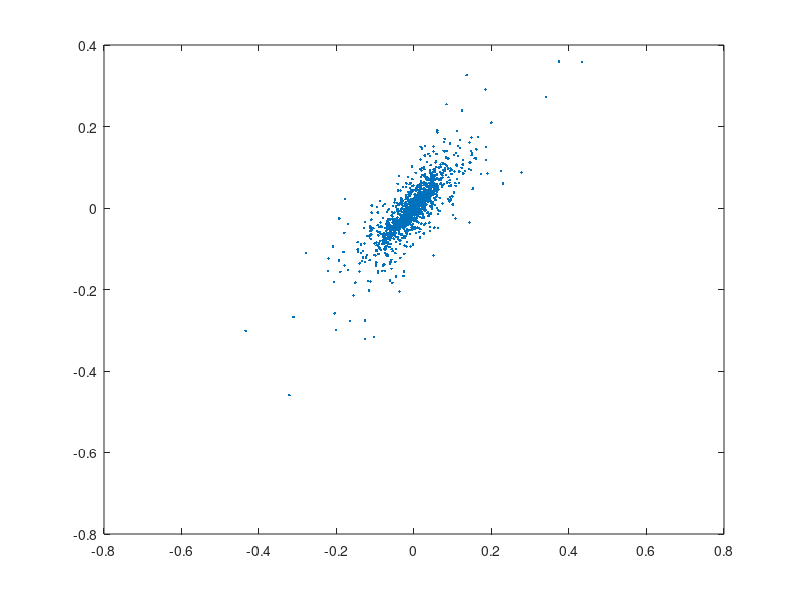

This figure's MATLAB source: (Note: this script raises an error after producing the figure.)
% ========================= 
%  Multivariate diffusion of location-dispersion ellipsoid, as described in
%  Meucci, A., (2010) "Visualizing Risk: Square-Root Rule, Covariances
%  and Ellipsoids", GARP Risk Professional, February
% 
%  Most recent version of article and code available at http://symmys.com/node/137
%  =========================

clear; clc; close all
%%%%%%%%%%%%%%%%%%%%%%%%%%%%%%%%%%%%%%%%%%%%%%%%%%%%%%%%%%%%%%%%%%%%%%%%%%%%%%%%%%%%%%%%%%%%%%%
% inputs

% data
load DB_swaps 

% aggregation steps in days
Steps=[1 5 22]; 

%%%%%%%%%%%%%%%%%%%%%%%%%%%%%%%%%%%%%%%%%%%%%%%%%%%%%%%%%%%%%%%%%%%%%%%%%%%%%%%%%%%%%%%%%%%%%%%
plot(X(:,1),X(:,2),'.');
T=size(X,1);
for s=1:length(Steps)
    
    % compute series at aggregated time steps
    k=Steps(s);
    AggX=[];
    t=1;
    while t+k+1<=T
        NewTerm=sum(X([t : t+k-1],:),1);
        AggX=[AggX
            NewTerm];
        t=t+k;
    end
    
    % empirical mean/covariance
    Agg(s).M_hat=mean(AggX)';
    Agg(s).S_hat=cov(AggX);
    
    % mean/covariance implied by propagation law of risk for invariants
    Agg(s).M_norm=k/Steps(1)*Agg(1).M_hat;
    Agg(s).S_norm=k/Steps(1)*Agg(1).S_hat;

    % plots
    hold on
    h1=TwoDimEllipsoid(Agg(s).M_norm,Agg(s).S_norm,1,0,0);
    set(h1,'color','k','linewidth',1,'linestyle','--')
    
    hold on
    h2=TwoDimEllipsoid(Agg(s).M_hat,Agg(s).S_hat,1,0,0);
    set(h2,'color','r','linewidth',2)
    
end
xlabel( Names{1} )
ylabel( Names{2} )
grid off
